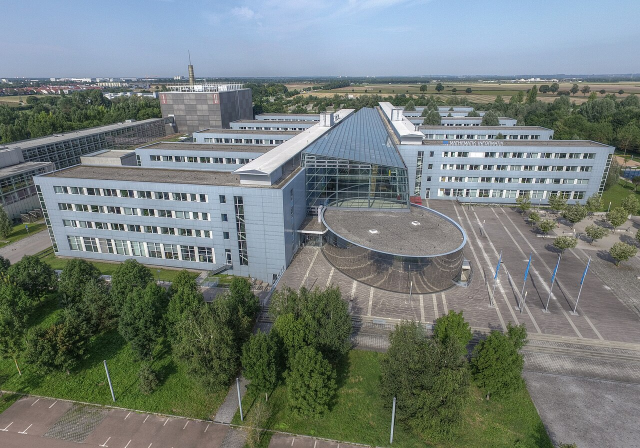
#> input picture ex3/tum.jpg, 1280 x 896 px (shown at 1/2 size)
$ jupyter execute --allow-errors ex03_camera.ipynb
#> lines starting #> are read from the running program, lines starting #| are printed output that depends on the picture
[cell 1]
import numpy as np
import matplotlib.pyplot as plt
from PIL import Image

# Exercise 3: Camera Models and Distortion

**3D Computer Vision — Summer Semester 2026**

**Prof. Dr. Daniel Cremers, TU Munich**

---

In this notebook you will implement the pinhole camera model, the FOV/ATAN
distortion model, and a line-based distortion estimator (division model).
You will also see why all of this matters: a depth map plus a calibration
turns a flat image into a 3D point cloud, and a single line equation lets
us undo lens distortion without a calibration target.

| Part | Topic | What you'll see |
|------|-------|-----------------|
| I    | Pinhole project / backproject | Image + depth → 3D point cloud |
| II   | FOV/ATAN model | Undistortion of a fisheye KITTI frame at different output FOVs |
| III  | Line-based calibration (division model) | Estimate $k$ from 7 collinear points |

## Part I: Pinhole Projection and Backprojection

The pinhole camera maps a 3D point $\tilde{\mathbf X} = (X, Y, Z)^\top$
expressed in camera coordinates to a pixel $(u, v)$ via the intrinsic matrix
$K$:

$$\lambda \begin{pmatrix} u \\ v \\ 1 \end{pmatrix}
\;=\; K \begin{pmatrix} X \\ Y \\ Z \end{pmatrix},
\qquad
K = \begin{pmatrix} f_x & 0 & c_x \\ 0 & f_y & c_y \\ 0 & 0 & 1 \end{pmatrix}.$$

Reading off the third row gives $\lambda = Z$, so $u = f_x X / Z + c_x$ and
$v = f_y Y / Z + c_y$. Backprojection is the reverse: given a pixel and a
depth value, recover the 3D point. Since $\lambda \mathbf{x} = K \tilde{\mathbf X}$,

$$\tilde{\mathbf X} \;=\; Z \cdot K^{-1} \begin{pmatrix} u \\ v \\ 1 \end{pmatrix}.$$

**Implement** `pinhole_project` and `pinhole_backproject` below. You will
then use `pinhole_backproject` inside `image_to_pointcloud` to turn a full
RGB image plus its depth map into a coloured 3D point cloud.

[cell 2]
def pinhole_project(K, X):
    """Project 3D camera-frame points to pixels.

    Args:
        K: Intrinsic matrix, shape (3, 3).
        X: 3D points in camera frame, shape (N, 3).

    Returns:
        uv: Pixel coordinates, shape (N, 2).
    """
    ############ TODO ################
    raise NotImplementedError
    ##################################

# [13 lines left out: function pinhole_backproject, not called in this run]
    ##################################

[cell 3]
# ── Tests for Part I ──
_K = np.array([[500.0, 0.0, 320.0],
               [0.0, 500.0, 240.0],
               [0.0, 0.0, 1.0]])
_X = np.array([[0.1, 0.05, 1.0], [-0.2, 0.3, 2.5], [0.0, 0.0, 5.0]])
#> (the rest of this cell did not finish here and is left out)

### Build a point cloud from image + depth

The image `tum.jpg` is a single RGB frame; the file
`tum_calibration_depth.npz` provides a per-pixel depth map and the
corresponding intrinsics. Backprojecting every pixel using its depth
yields a coloured 3D point cloud --- turning a 2D image into a scene
we can rotate.

[cell 4]
_data = np.load("tum_calibration_depth.npz")
#> (reads ex3/tum_calibration_depth.npz from the repository)
depth_tum = _data["depth"][0]            # (350, 504)
K_tum = _data["intrinsics"][0]           # (3, 3)
H_d, W_d = depth_tum.shape

_img = Image.open("tum.jpg").convert("RGB").resize((W_d, H_d), Image.BILINEAR)
rgb_tum = np.asarray(_img, dtype=np.float32) / 255.0
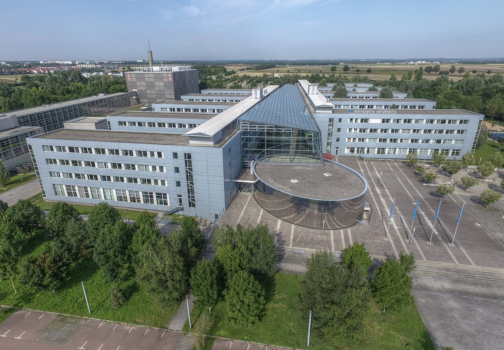
#> rgb_tum: shape (350, 504, 3) float32; mean R, G, B 0.454, 0.491, 0.478

[cell 5]
_fig, _ax = plt.subplots(1, 2, figsize=(12, 4))
_ax[0].imshow(rgb_tum)
_ax[0].set_title("RGB frame (resized to depth resolution)")
_ax[0].axis("off")
_im = _ax[1].imshow(depth_tum, cmap="turbo")
_ax[1].set_title("Depth")
_ax[1].axis("off")
plt.colorbar(_im, ax=_ax[1], fraction=0.04, label="depth [m]")
plt.tight_layout()
plt.show()
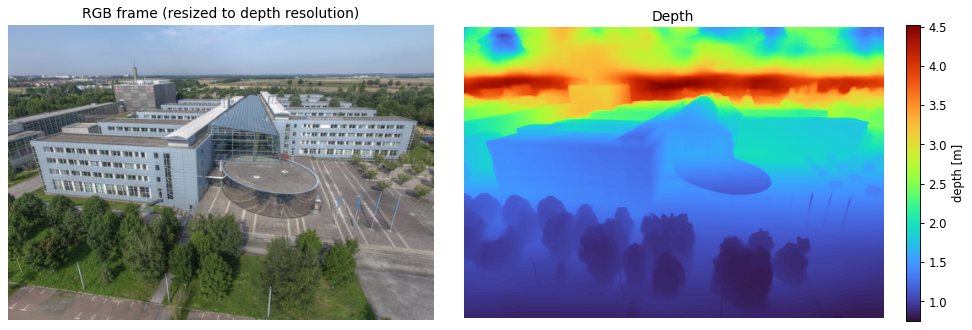
#> figure drawn by matplotlib, 3 panels

[cell 6]
def image_to_pointcloud(K, rgb, depth):
    """Backproject every pixel of an image to a 3D point cloud.

    Args:
        K: Intrinsic matrix, shape (3, 3).
        rgb: RGB image, shape (H, W, 3), values in [0, 1].
        depth: Per-pixel depth, shape (H, W).

    Returns:
        points: 3D points in camera frame, shape (H*W, 3).
        colors: Per-point RGB, shape (H*W, 3).
    """
    ############ TODO ################
    raise NotImplementedError
    ##################################

#> (a cell that did not finish here is left out)

[cell 8]
# Subsample for interactive plotting
import plotly.graph_objects as go
_step = 4
#> (the rest of this cell did not finish here and is left out)

## Part II: FOV / ATAN Camera Model

Real lenses do not project through a perfect pinhole. The
**FOV / ATAN model** (Devernay & Faugeras) relates the radius
$r_u = \|\pi(\tilde{\mathbf X})\|$ a perfect pinhole would produce to the
radius $r_d = \|\pi_d(\tilde{\mathbf X})\|$ actually measured on the sensor
by

$$r_d \;=\; \frac{1}{\omega} \arctan\!\big(2\, r_u \tan(\omega/2)\big).$$

Both directions keep the point on the same ray from the optical center, so the
full transformation rescales the normalized vector by $r_d / r_u$ (forward) or
$r_u / r_d$ (inverse).

**Implement** `fov_distort` (forward) using the formula above, and
`fov_undistort` (inverse) using the **closed-form inverse you derived in
Theory Exercise 3, Problem 4(b)**.

[cell 9]
def fov_distort(pi_u, omega):
    """Forward FOV/ATAN model: undistorted → distorted normalized coords.

    Args:
        pi_u: Undistorted normalized coords, shape (N, 2).
        omega: FOV parameter (radians).

    Returns:
        pi_d: Distorted normalized coords, shape (N, 2).
    """
    ############ TODO ################
    raise NotImplementedError
    ##################################

# [12 lines left out: function fov_undistort, not called in this run]
    ##################################

[cell 10]
# ── Forward-backward stability test ──
_rng = np.random.default_rng(0)
_pi_u = _rng.uniform(-0.8, 0.8, size=(2000, 2))
_omega = 0.93
#> (the rest of this cell did not finish here and is left out)

### Build a pinhole from a desired output field of view

To rectify a fisheye image we need a *target* pinhole intrinsic matrix.
Given a desired horizontal field of view $\text{FOV}_x$ (in degrees) and an
output image size $(W, H)$, derive the focal length $f$ such that the image
spans exactly that angle. Place the principal point at the image center
$c_x = W/2,\; c_y = H/2$ and use the same focal length on both axes.

*Hint:* draw the triangle formed by the optical center, the principal
point, and the rightmost pixel column. The half-angle is $\text{FOV}_x/2$,
the opposite side is $W/2$, and the adjacent side is $f$.

**Implement** `pinhole_from_fov` below.

[cell 11]
def pinhole_from_fov(fov_x_deg, width, height):
    """Build a pinhole K matrix with principal point at the image center.

    Args:
        fov_x_deg: Desired horizontal FOV in degrees.
        width: Output image width.
        height: Output image height.

    Returns:
        K: Intrinsic matrix, shape (3, 3).
    """
    ############ TODO ################
    raise NotImplementedError
    ##################################

### Undistort the KITTI fisheye image

The KITTI frame `kitti.png` was captured by a wide-FOV camera modelled by
the FOV/ATAN distortion with parameters given below. We will resample it
through a virtual pinhole of our choosing using `cv2.remap`.

**Pipeline.** For each pixel $(u_p, v_p)$ in the *output* pinhole image:

1. normalize using $K_{\text{pin}}^{-1}$ → undistorted normalized coords;
2. apply `fov_distort` → distorted normalized coords;
3. apply $K_{\text{fisheye}}$ → source pixel coords;
4. sample the source image at those coords (bilinear).

Step 4 is what `cv2.remap` does for us. The mapping itself is what you
already implemented.

[cell 12]
img_kitti = np.asarray(Image.open("kitti.png").convert("RGB"))
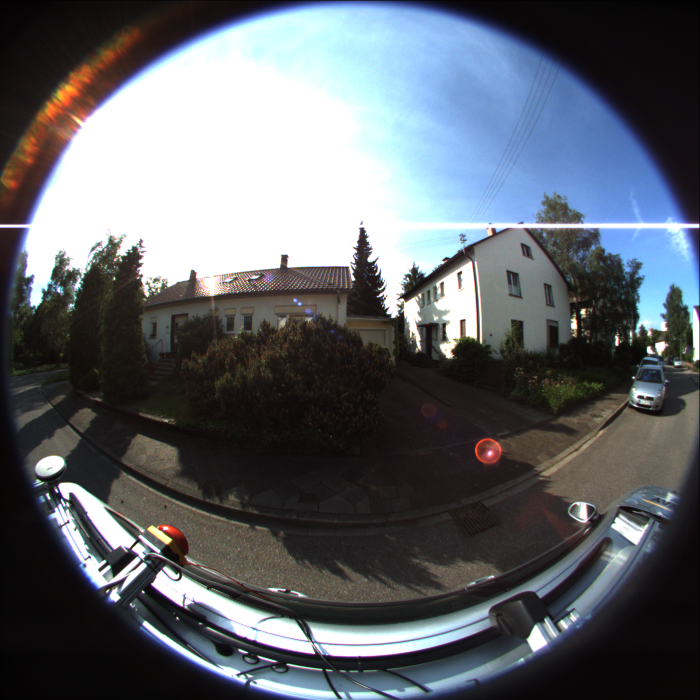
#> input picture ex3/kitti.png, 1400 x 1400 px (shown at 1/2 size)
#> img_kitti is the input picture: shape (1400, 1400, 3); mean R, G, B 95.8, 100.1, 106.2
line_pts = np.loadtxt("line_points.txt")    # (N, 2) distorted pixel coords

# Embedded FOV/ATAN parameters for kitti.png
fx_k, fy_k = 385.5633239746094, 385.4128723144531
cx_k, cy_k = 716.9444580078125, 705.7637329101562
omega_k = 0.9310157895088196
K_kitti = np.array([[fx_k, 0.0, cx_k],
                    [0.0, fy_k, cy_k],
                    [0.0, 0.0, 1.0]])

[cell 13]
import cv2

# [20 lines left out: function undistort_fov_to_pinhole, not called in this run]

[cell 14]
fovs_deg = [60, 90, 120, 150]
out_w, out_h = 900, 900
_fig, _axes = plt.subplots(1, len(fovs_deg) + 1, figsize=(20, 5))
_axes[0].imshow(img_kitti)
_axes[0].set_title("Original (distorted)")
_axes[0].axis("off")
#> (the rest of this cell did not finish here and is left out)

## Part III: Line-Based Distortion Estimation (Division Model)

We now estimate distortion without a calibration target. The **division
model** maps observed distorted normalized coordinates
$\pi_d = (x_d, y_d)^\top$ directly to undistorted ones:

$$x_u = \frac{x_d}{1 + k\,r_d^2},
\qquad y_u = \frac{y_d}{1 + k\,r_d^2},
\qquad r_d^2 = x_d^2 + y_d^2.$$

**Idea.** Points that lie on a straight 3D line should also lie on a
straight line in the undistorted image. Plugging the division model into
the collinearity condition for three observed points produces an equation
whose only unknown is $k$. Stacking such equations over many triplets
gives you a small least-squares problem.

The full derivation --- collinearity as a $3\times 3$ determinant, the
algebraic manipulation that makes it linear in $k$, and the resulting
closed-form estimate --- is **Theory Exercise 3, Problem 5**. Use what
you derive there to implement the estimator.

Since we only want $k$ (not full intrinsics), we use a placeholder camera
with the principal point at the image center and the focal length set to
the image width: $f = W,\; c_x = W/2,\; c_y = H/2$.

**Implement** `estimate_k_division` below.

[cell 15]
def estimate_k_division(uv_pixels, K):
    """Estimate the division-model coefficient k from N pixels on one line.

    Args:
        uv_pixels: Distorted pixel coords on a single line, shape (N, 2).
        K: Simple intrinsic matrix used to normalize coords, shape (3, 3).

    Returns:
        k_hat: Estimated division-model coefficient (scalar).
    """
    ############ TODO ################
    raise NotImplementedError
    ##################################

[cell 16]
H_img, W_img = img_kitti.shape[:2]
#> H_img = 1400; W_img = 1400
K_simple = np.array([[W_img, 0.0, W_img / 2.0],
                     [0.0, W_img, H_img / 2.0],
                     [0.0, 0.0, 1.0]])
#> (the rest of this cell did not finish here and is left out)
